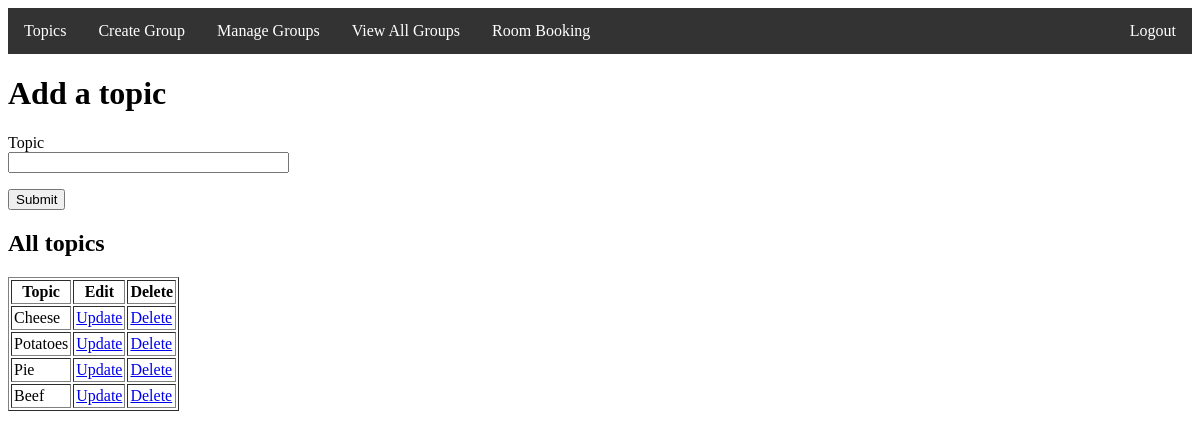
Screenshot of /topic (signed in) with the database file from the repository.
### app/models.py (models this page shows, shortened)
class Topic(db.Model):
    __tablename__ = 'topic'
    id: so.Mapped[int] = so.mapped_column(db.Integer, primary_key=True)
    name: so.Mapped[str] = so.mapped_column(db.String, unique=True)

### app/routes.py (the view, shortened to what this page needs)
@app.route("/topic", methods=["GET", "POST"])
@login_required
def topic():
    form = TopicForm()
    topics = Topic.query.all()
    return render_template("topic.html", form=form, topics=topics)

### app/forms.py
class TopicForm(FlaskForm):
    topic = StringField("Topic", validators=[DataRequired()])
    submit = SubmitField("Submit")

### app/models.py (called while the page is built)
@login.user_loader
def load_user(id):
    return db.session.get(Student, int(id))

### app/templates/topic.html (shortened to what this page needs)
{% extends "base.html" %}
{% block content %}
<h1>Add a topic</h1>
    <form action="" method="post" novalidate>
        <p>
            {{ form.topic.label }}<br>
            {{ form.topic(size=32) }}
        </p>
        <p>{{ form.submit() }}</p>
    </form>
<h2>All topics</h2>
    <table border="1" cellpadding="2">
        <tr>
            <th>Topic</th>
            <th>Edit</th>
            <th>Delete</th>
        </tr>
        {% for topic in topics %}
        <tr>
            <td>{{ topic.name }}</td>
            <td><a href="{{ url_for('edit_topic', topic_id=topic.id) }}">Update</a></td>
            <td><a href="{{ url_for('delete_topic', topic_id=topic.id) }}">Delete</a></td>
        </tr>
        {% endfor %}
    </table>
{% endblock %}

### rows the page displays
Topic: name "Cheese"
Topic: name "Potatoes"
Topic: name "Pie"
Topic: name "Beef"
